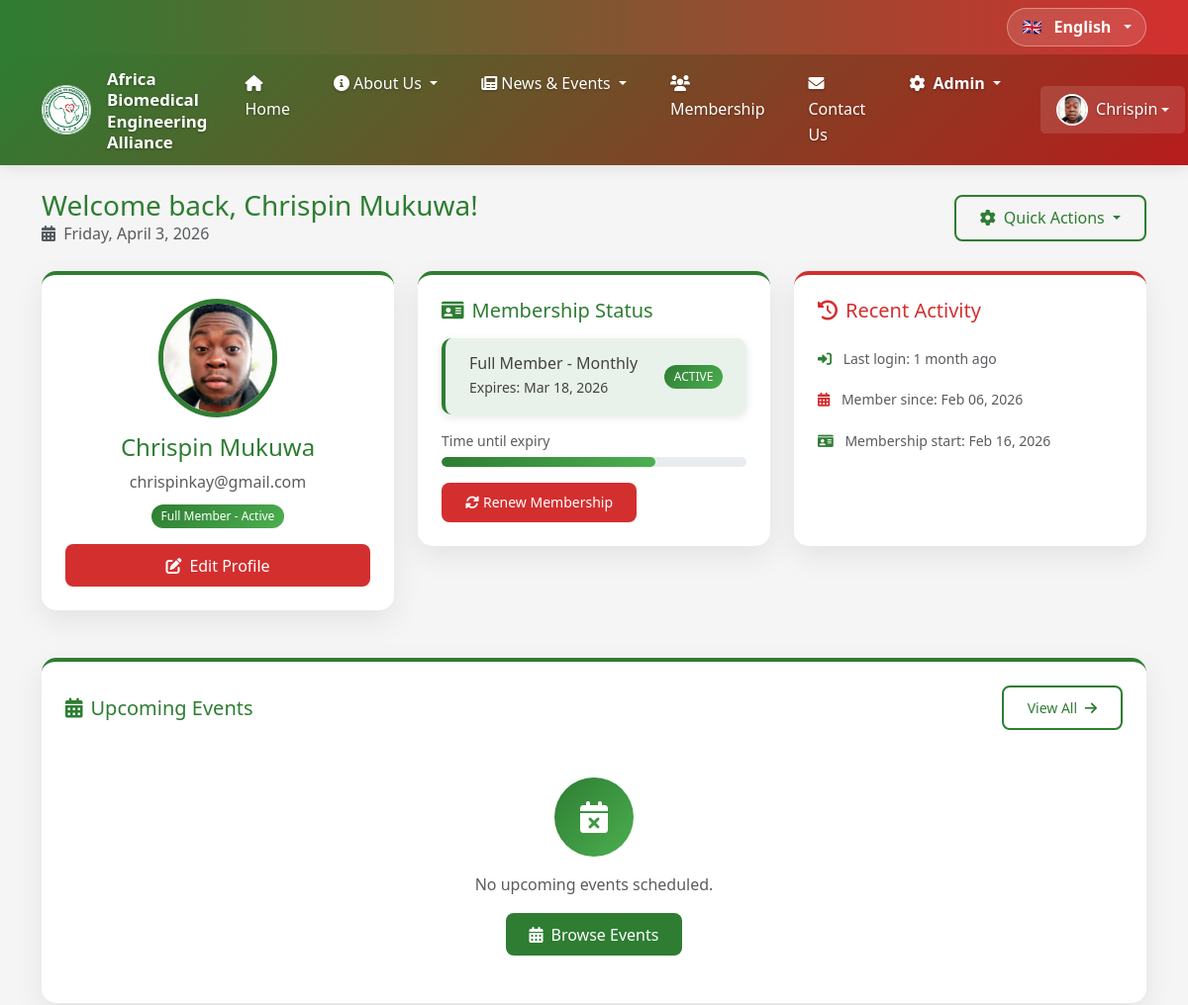
Before: /accounts/dashboard/ (signed in, upper part) with the older database file.
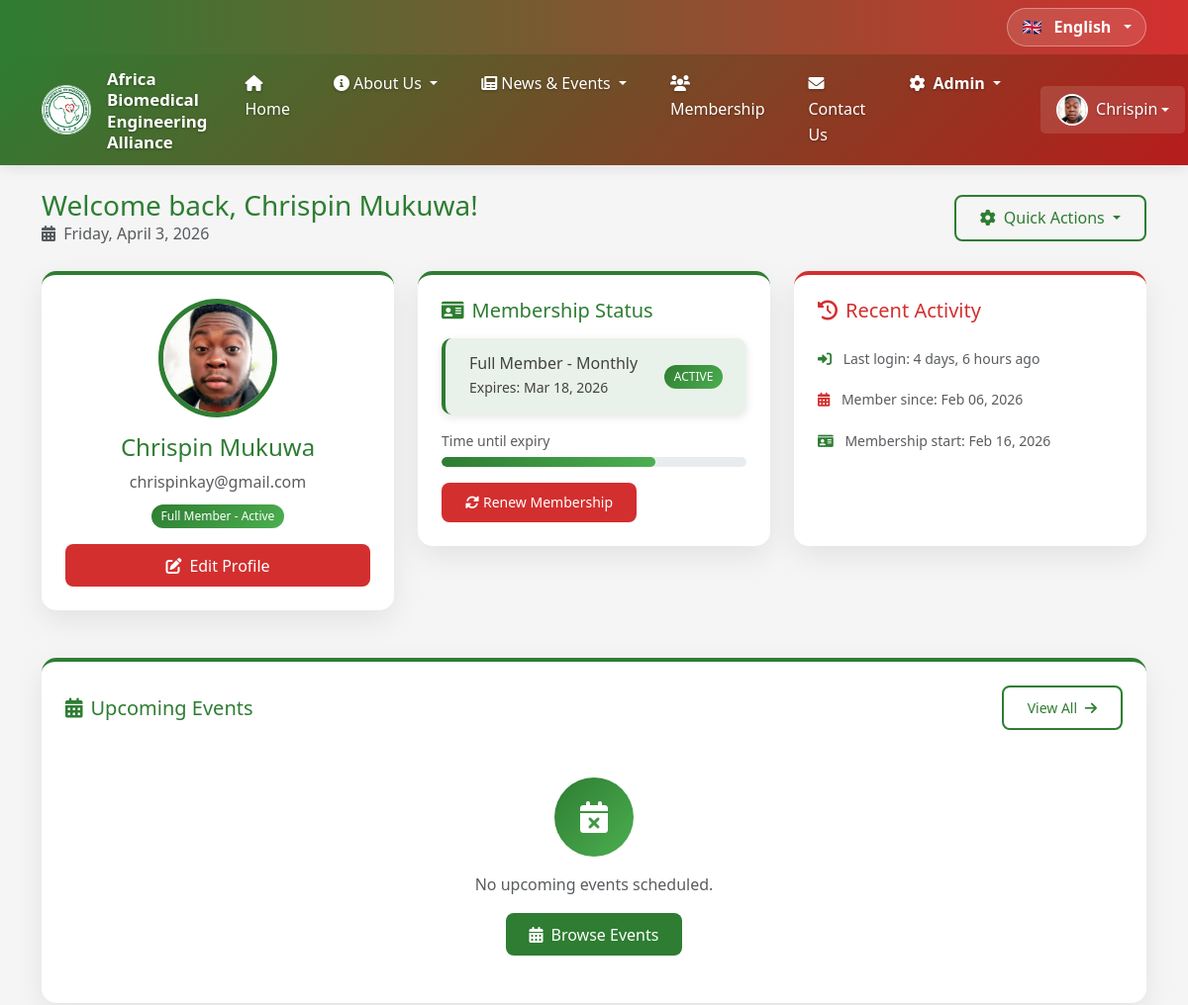
After: the same page with the newer database file.
### accounts_app/models.py (models this page shows, shortened)
class CustomUser(AbstractUser):
    SOCIAL_FIELDS = ('facebook_url', 'linkedin_url', 'x_url')
    email = models.EmailField(
        _('email address'),
        unique=True,
        blank=False,
        null=False,
        error_messages={
            'unique': _("A user with that email already exists."),
        }
    )
    username = models.CharField(
        _('username'),
        max_length=150,
        blank=True,  # Make it optional since we use email
        null=True,
        unique=False,
        help_text=_('Required. 150 characters or fewer. Letters, digits and @/./+/-/_ only.'),
    )
    title = models.CharField(_('Title'), max_length=10, blank=True,
                             choices=[('Dr.', 'Dr.'), ('Prof.', 'Prof.'), ('Eng.', 'Eng.'), ('Mr.', 'Mr.'), ('Ms.', 'Ms.')])
    phone = models.CharField(_('Phone Number'), max_length=20, blank=True)
    professional_id = models.CharField(_('Professional ID'), max_length=50, blank=True)
    specialization = models.CharField(_('Specialization'), max_length=100, blank=True)
    institution = models.CharField(_('Institution/Organization'), max_length=200, blank=True)
    position = models.CharField(_('Position'), max_length=100, blank=True)
    country = models.CharField(_('Country'), max_length=100, blank=True)
    city = models.CharField(_('City'), max_length=100, blank=True)
    address = models.TextField(_('Address'), blank=True)
    profile_picture = models.ImageField(_('Profile Picture'), upload_to='profile_pics/', blank=True)
    bio = models.TextField(_('Biography'), blank=True)
    facebook_url = models.URLField(_('Facebook URL'), blank=True, null=True)
    linkedin_url = models.URLField(_('LinkedIn URL'), blank=True, null=True)
    x_url = models.URLField(_('X URL'), blank=True, null=True)
    membership_type = models.CharField(_('Membership Type'), max_length=50, blank=True,
                                       choices=[('FULL', 'Full Member'), ('AFFILIATE', 'Affiliate Member'),
                                                ('ASSOCIATE', 'Associate Member'), ('HONORARY', 'Honorary Member')])
    membership_status = models.CharField(_('Membership Status'), max_length=20, default='PENDING', blank=True,
                                         choices=[('ACTIVE', 'Active'), ('PENDING', 'Pending'),
                                                  ('EXPIRED', 'Expired'), ('SUSPENDED', 'Suspended')])
    membership_date = models.DateField(_('Membership Date'), null=True, blank=True)
    membership_expiry = models.DateField(_('Membership Expiry'), null=True, blank=True)
    payment_method = models.CharField(_('Preferred Payment Method'), max_length=50, blank=True)
    language = models.CharField(_('Preferred Language'), max_length=10, default='en', blank=True, choices=[('en', 'English'), ('fr', 'French')])
    is_verified = models.BooleanField(_('Verified'), default=False)
    verification_date = models.DateTimeField(_('Verification Date'), null=True, blank=True)
    created_at = models.DateTimeField(auto_now_add=True)
    updated_at = models.DateTimeField(auto_now=True)
    USERNAME_FIELD = 'email'
    REQUIRED_FIELDS = []  # No required fields for createsuperuser command
    class Meta:
        verbose_name = _('User')
        verbose_name_plural = _('Users')

### accounts_app/views.py (the view)
# urls.py: path('dashboard/', views.dashboard_view, name='dashboard'),
@login_required
def dashboard_view(request):
    context = {
        'user': request.user,
        'active_subscription': request.user.subscriptions.filter(is_active=True).first() if hasattr(request.user,
                                                                                                    'subscriptions') else None,
        'upcoming_events': Event.objects.filter(is_published=True, start_date__gte=timezone.now()).order_by(
            'start_date')[:5],
        'recent_news': News.objects.filter(is_published=True).order_by('-publish_date')[:5],
    }
    return render(request, 'accounts_app/dashboard.html', context)

### ABEA_Project/context_processors.py (called while the page is built)
def language_switcher_context(request):
    current_language = get_language() or settings.LANGUAGE_CODE
    languages = []
    for code, _name in settings.LANGUAGES:
        meta = LANGUAGE_META.get(code, {
            "code": code,
            "name": code.upper(),
            "native_name": code.upper(),
            "flag": "🌍",
        })
        languages.append(meta)
    current_language_meta = LANGUAGE_META.get(current_language, {
        "code": current_language,
        "name": current_language.upper(),
        "native_name": current_language.upper(),
        "flag": "🌍",
    })
    return {
        "language_switcher_languages": languages,
        "current_language_meta": current_language_meta,
    }

### templates/accounts_app/dashboard.html (shortened to what the changed rows need)
{% extends 'base.html' %}
{% load static %}
{% load i18n %}
{% block content %}
<div class="container-fluid py-4">
    <div class="container">
        <div class="row mb-4">
            <div class="col">
                <div class="d-flex justify-content-between align-items-center">
                    <div>
                        <h1 class="h3 mb-0" style="color: var(--primary-green);">{% trans "Welcome back" %}, {{ user.get_full_name }}!</h1>
                        <p class="text-muted mb-0">
                            <i class="fas fa-calendar-alt me-1"></i>
                            {% now "l, F j, Y" %}
                        </p>
                    </div>
                </div>
            </div>
        </div>
        <div class="row mb-4">
            <div class="col-md-4 mb-4">
                <div class="dashboard-card" style="border-top-color: var(--primary-green);">
                    <div class="text-center">
                        {% if user.profile_picture %}
                        <img src="{{ user.profile_picture.url }}" alt="{{ user.get_full_name }}" class="profile-img mb-3">
                        {% else %}
                        <div class="profile-img d-flex align-items-center justify-content-center mx-auto mb-3"
                             style="background: linear-gradient(135deg, var(--primary-green), var(--secondary-green));">
                            <i class="fas fa-user fa-3x text-white"></i>
                        </div>
                        {% endif %}
                        <h4 style="color: var(--primary-green);">{{ user.get_full_name }}</h4>
                        <p class="text-muted mb-2">{{ user.email }}</p>
                        {% if user.membership_type %}
                        <span class="badge {% if user.membership_status == 'ACTIVE' %}badge-success{% else %}badge-warning{% endif %} mb-3">
                            {{ user.get_membership_type_display }} - {{ user.get_membership_status_display }}
                        </span>
                        {% endif %}
                        <div class="d-grid gap-2">
                            <a href="{% url 'profile' %}" class="btn" style="background-color: var(--accent-red); color: white; border: none;">
                            </a>
                        </div>
                    </div>
                </div>
            </div>
            <div class="col-md-8">
                <div class="row g-4">
                    <div class="col-md-6">
                        <div class="dashboard-card" style="border-top-color: var(--accent-red);">
                            <ul class="list-group list-group-flush">
                                <li class="list-group-item px-0 border-0">
                                    <small class="text-muted">
                                        <i class="fas fa-sign-in-alt me-2" style="color: var(--primary-green);"></i>
                                        {% trans "Last login" %}: {{ user.last_login|timesince }} {% trans "ago" %}
                                    </small>
                                </li>
                                <li class="list-group-item px-0 border-0">
                                    <small class="text-muted">
                                        <i class="fas fa-calendar-alt me-2" style="color: var(--accent-red);"></i>
                                        {% trans "Member since" %}: {{ user.date_joined|date:"M d, Y" }}
                                    </small>
                                </li>
                                {% if user.membership_date %}
                                <li class="list-group-item px-0 border-0">
                                    <small class="text-muted">
                                        <i class="fas fa-id-card me-2" style="color: var(--primary-green);"></i>
                                        {% trans "Membership start" %}: {{ user.membership_date|date:"M d, Y" }}
                                    </small>
                                </li>
                                {% endif %}
                            </ul>
                        </div>
                    </div>
                </div>
            </div>
        </div>
    </div>
</div>
{% endblock %}

### templates/base.html (shortened to what the changed rows need)
{% load static %}
{% load i18n %}
{% load language_tags %}
<!DOCTYPE html>
<html lang="{{ request.LANGUAGE_CODE|default:'en' }}">
<head>
    <link href="https://cdn.jsdelivr.net/npm/bootstrap@5.3.0-alpha1/dist/css/bootstrap.min.css" rel="stylesheet">
    <link rel="stylesheet" href="https://cdnjs.cloudflare.com/ajax/libs/font-awesome/6.0.0/css/all.min.css">
    <link rel="stylesheet" href="https://cdnjs.cloudflare.com/ajax/libs/OwlCarousel2/2.3.4/assets/owl.carousel.min.css">
    <link rel="stylesheet" href="https://cdnjs.cloudflare.com/ajax/libs/OwlCarousel2/2.3.4/assets/owl.theme.default.min.css">
    <link rel="stylesheet" href="{% static 'css/style.css' %}">
</head>
<body>
    <nav class="navbar navbar-expand-lg navbar-dark sticky-top">
        <div class="container">
                {% static 'img/logo.png' as site_logo %}
            <div class="collapse navbar-collapse" id="navbarNav">
                <ul class="navbar-nav ms-lg-3 user-mobile-wrapper">
                    {% if user.is_authenticated %}
                    <li class="nav-item dropdown">
                        <a class="nav-link dropdown-toggle d-flex align-items-center user-dropdown-toggle" href="#" role="button" data-bs-toggle="dropdown" aria-expanded="false">
                            {% if user.profile_picture %}
                                <img src="{{ user.profile_picture.url }}" alt="{{ user.get_full_name|default:user.email }}" class="rounded-circle me-2" style="width: 32px; height: 32px; object-fit: cover; border: 2px solid white;">
                            {% else %}
                                <div class="rounded-circle d-flex align-items-center justify-content-center me-2" style="width: 32px; height: 32px; background: rgba(255,255,255,0.2);">
                                    <i class="fas fa-user text-white"></i>
                                </div>
                            {% endif %}
                            <span class="user-name">{{ user.get_short_name|default:user.email }}</span>
                        </a>
                    </li>
                    {% endif %}
                </ul>
            </div>
        </div>
    </nav>
    <main>
        {% block content %}{% endblock %}
    </main>
</body>
</html>

Changed rows visible on the page:
changed CustomUser "Chrispin Mukuwa": last_login "1 month" → "4 days, 6 hours"
